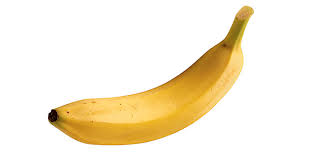
%> input picture database/Testing dataset/download (1).jpg, 332 x 152 px; its folder holds only this picture in this run
$ octave test.m   (GNU Octave 9; MATLAB toolbox functions it lacks are replaced by stand-ins)
%> lines starting %> are read from the running program, lines starting %| are printed output that depends on the picture; in (x1, y1, x2, y2) boxes, pixels count from 0 and x2, y2 are one past the last pixel; in counts of white or black regions, pixels touching at a corner belong together; the program's own positions count from 1
input_dir = 'database\Testing dataset\'


filenames = dir(fullfile(input_dir, '*.jpg'));


images = [];
k=1;

for n = 1:length(filenames)

    filename = fullfile(input_dir, filenames(n).name);
    img= imread(filename);
%> img is the input picture: size 152x332x3 uint8; mean R, G, B 248.1, 238.3, 217.3
    img = imresize(img,[256,256]);
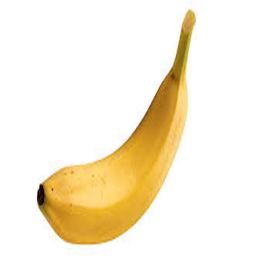
%> img: size 256x256x3 uint8; mean R, G, B 248.1, 238.3, 217.3

    img1=im2bw(img)
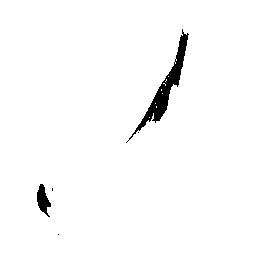
%> img1: size 256x256 logical; 97.9% white; 5 black regions (3 under 20 px), largest, box (x1, y1, x2, y2) and area: (126, 29, 189, 143) 1132, (37, 184, 51, 217) 253
    figure, imshow(img1);title('Selected Image');
   area=bwarea(img1);
%> area = 64168.4

   C=bwperim(img1,8);
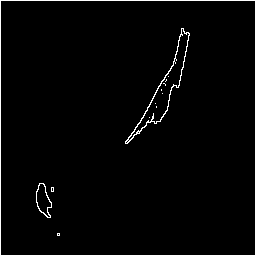
%> C: size 256x256 logical; 2.4% white in thin lines or dots
   label=bwlabel(img1);
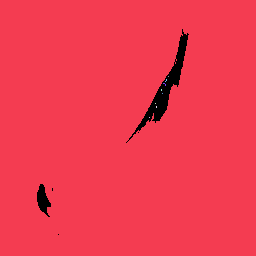
%> label: size 256x256 double; 10 distinct labels, from 0 to 9; one colour per label, 0 black
   stats=regionprops(label,double(img1),'MajorAxisLength','MinorAxisLength','eccentricity');
%> stats = 9 regions; first 5, MajorAxisLength, MinorAxisLength and Eccentricity: 298.8 295.7 0.144, 1.15 1.15 0, 1.15 1.15 0, 2.31 1.15 0.866, 2.31 1.15 0.866


    area_test1(k,256:768)=area;
    c_test1=C;
    stats_test1=stats;
%> stats_test1 has the same summary as stats
    label_test1(k,1:256)=1;


   end
area_test= area_test1;
%> area_test = 768 values from 0 to 64168.4
 c_test=c_test1;
 stats_test=stats_test1;
%> stats_test has the same summary as stats
 label_test=label_test1;

save('database\Testing dataset\trainset.mat','area_test','c_test','stats_test','label_test');

$ run again, on database/Testing dataset/download (5).jpg
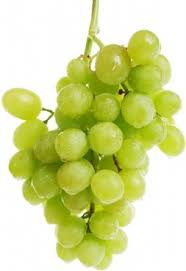
%> input picture database/Testing dataset/download (5).jpg, 186 x 271 px
%> img is the input picture: size 271x186x3 uint8; mean R, G, B 212.7, 219.6, 153.2
%> img: size 256x256x3 uint8
%> `img1=im2bw(img)`:
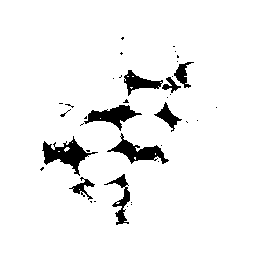
%> img1: size 256x256 logical; 94.2% white; 38 black regions (29 under 20 px), largest, box (x1, y1, x2, y2) and area: (42, 136, 98, 176) 795, (107, 133, 169, 164) 666, (84, 105, 142, 131) 619
%> area = 61828.4
%> C: size 256x256 logical; 4.6% white in thin lines or dots
%> `label=bwlabel(img1);`:
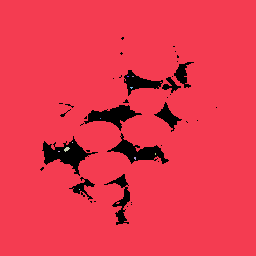
%> label: size 256x256 double; 12 distinct labels, from 0 to 11; one colour per label, 0 black
%> stats = 11 regions; first 5, MajorAxisLength, MinorAxisLength and Eccentricity: 303.4 300.9 0.129, 2.31 1.15 0.866, 6.39 3.8 0.804, 1.15 1.15 0, 1.15 1.15 0
%> stats_test1 has the same summary as stats
%> area_test = 768 values from 0 to 61828.4
%> stats_test has the same summary as stats

$ run again, on database/Testing dataset/download (6).jpg
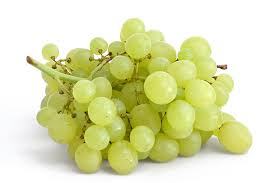
%> input picture database/Testing dataset/download (6).jpg, 275 x 183 px
%> img is the input picture: size 183x275x3 uint8; mean R, G, B 221.9, 225, 178.3
%> img: size 256x256x3 uint8
%> `img1=im2bw(img)`:
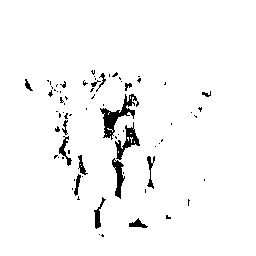
%> img1: size 256x256 logical; 96.6% white; 73 black regions (58 under 20 px), largest, box (x1, y1, x2, y2) and area: (100, 94, 139, 140) 531, (115, 122, 140, 160) 311, (112, 158, 125, 199) 240
%> area = 63434.9
%> C: size 256x256 logical; 4.9% white in thin lines or dots
%> `label=bwlabel(img1);`:
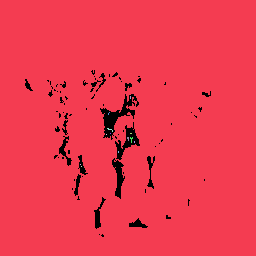
%> label: size 256x256 double; 14 distinct labels, from 0 to 13; one colour per label, 0 black
%> stats = 13 regions; first 5, MajorAxisLength, MinorAxisLength and Eccentricity: 299.6 299 0.0633, 1.15 1.15 0, 1.15 1.15 0, 1.15 1.15 0, 7.98 2.11 0.965
%> stats_test1 has the same summary as stats
%> area_test = 768 values from 0 to 63434.9
%> stats_test has the same summary as stats

$ run again, on database/Testing dataset/images (1).jpg
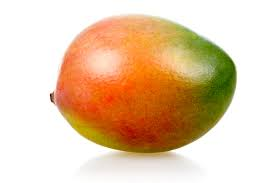
%> input picture database/Testing dataset/images (1).jpg, 275 x 183 px
%> img is the input picture: size 183x275x3 uint8; mean R, G, B 229.9, 202, 172.3
%> img: size 256x256x3 uint8
%> img1: size 256x256 logical; 82.1% white; 21 black regions (19 under 20 px), largest, box (x1, y1, x2, y2) and area: (56, 59, 220, 214) 11653, (47, 130, 50, 143) 32
%> area = 53844.9
%> C: size 256x256 logical; 3.4% white in thin lines or dots
%> `label=bwlabel(img1);`:
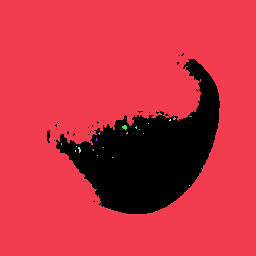
%> label: size 256x256 double; 23 distinct labels, from 0 to 22; one colour per label, 0 black
%> stats = 22 regions; first 5, MajorAxisLength, MinorAxisLength and Eccentricity: 317 314.5 0.126, 2.31 1.15 0.866, 2.31 1.15 0.866, 1.15 1.15 0, 6.65 2.56 0.923
%> stats_test1 has the same summary as stats
%> area_test = 768 values from 0 to 53844.9
%> stats_test has the same summary as stats
